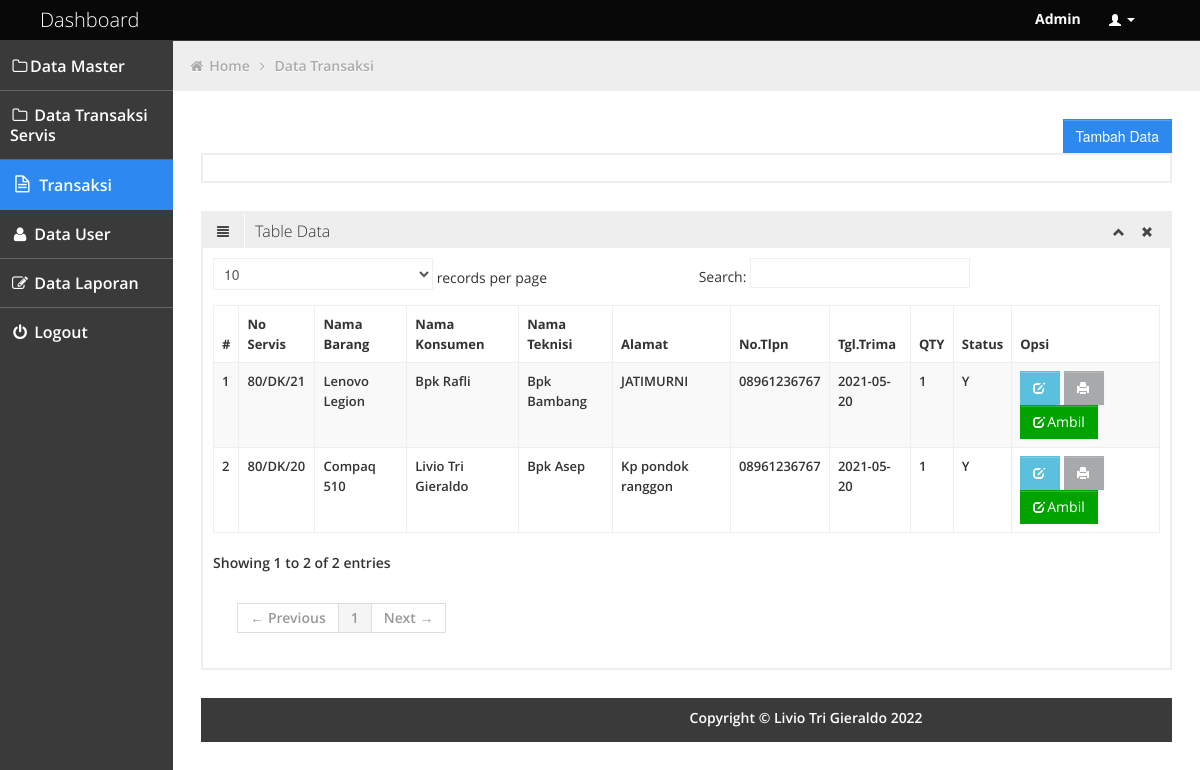
Screenshot of /admin/transaksi.php (signed in) with the database file from the repository.
### tables this page shows
CREATE TABLE `servis_header` (
  `no_servis` int(45) NOT NULL,
  `nm_teknisi` varchar(50) NOT NULL,
  `nm_konsumen` varchar(50) NOT NULL,
  `nm_barang` varchar(50) NOT NULL,
  `alamat` text NOT NULL,
  `telp` varchar(15) NOT NULL,
  `qty` int(11) NOT NULL,
  `tgl_terima` date NOT NULL,
  `tgl_ambil` date DEFAULT NULL,
  `harga` int(11) NOT NULL,
  `status` char(1) NOT NULL
);

### admin/transaksi.php (the view, shortened to what this page needs)
<!DOCTYPE html>
<html lang="en">
<head>
	<link id="bootstrap-style" href="../css/bootstrap.min.css" rel="stylesheet">
	<link href="../css/bootstrap-responsive.min.css" rel="stylesheet">
	<link id="base-style" href="../css/style.css" rel="stylesheet">
	<link id="base-style-responsive" href="../css/style-responsive.css" rel="stylesheet">
	<link rel="stylesheet" type="text/css" href="../css2/font.css">
</head>
<body>
	<?php include 'navbar.php'; ?>
		<div class="container-fluid-full">
				<div class="row-fluid">
					<?php include 'sidebarr.php'; ?>
						<div id="content" class="span10">
								<ul class="breadcrumb">
									<li>
										<i class="icon-home"></i>
										<a href="dashboard.php">Home</a>
										<i class="icon-angle-right"></i>
									</li>
									<li><a href="transaksi.php">Data Transaksi</a></li>
								</ul>
					    <div class="clearfix">
                            <button class="width-35 pull-right btn btn-sm btn-primary" onclick="location.href='tambahtransaksi.php'">
                                <span class="bigger-110">Tambah Data</span>
                            </button>
                    	</div>
		<div class="row-fluid sortable">
				<div class="box span">
			    </div>
			  </div>
			  <div class="row-fluid sortable">
					<div class="box span12">
						<div class="box-header">
							<h2><i class="halflings-icon align-justify"></i><span class="break"></span>Table Data </h2>
							<div class="box-icon">
								<a href="#" class="btn-minimize"><i class="halflings-icon chevron-up"></i></a>
								<a href="#" class="btn-close"><i class="halflings-icon remove"></i></a>
							</div>
						</div>
						<div class="box-content">
							<table class="table table-striped table-bordered bootstrap-datatable datatable">
						    <thead>
						      <tr>
						        <th><font size="2">#</th>
						        <th><font size="2">No Servis</th>
						        <th><font size="2">Nama Barang</th>
						        <th><font size="2">Nama Konsumen</th>
								<th><font size="2">Nama Teknisi</th>
						        <th><font size="2">Alamat</th>
						        <th><font size="2">No.Tlpn</th>
						        <th><font size="2">Tgl.Trima</th>
						        <th><font size="2">QTY</th>
								<th><font size="2">Status</th>
						        <th><font size="2">Opsi</th>
						      </tr>
						    </thead>
						    <tbody>
						    <?php
						    include '../config/koneksi.php';
						    $no = 1;
						    $data = $conn->query("SELECT * FROM servis_header ORDER BY no_servis desc");
						    while ($result = $data->fetch_assoc()){
						    	?>
						      <tr>
						        <td><font size="2"><?php echo $no; ?></td>
						        <td><font size="2"><?php echo "80/DK/".$result ['no_servis']; ?></td>
						        <td><font size="2"><?php echo $result ['nm_barang'] ; ?></td>
						        <td><font size="2"><?php echo $result ['nm_konsumen'] ; ?></td>
								<td><font size="2"><?php echo $result ['nm_teknisi'] ; ?></td>
						        <td><font size="2"><?php echo $result ['alamat'] ; ?></td>
						        <td><font size="2"><?php echo $result ['telp'] ; ?></td>
						        <td><font size="2"><?php echo $result ['tgl_terima'] ; ?></td>
						        <td><font size="2"><?php echo $result ['qty'] ; ?></td>
								<td><font size="2"><?php echo $result ['status'] ; ?></td>
							    <td class="center">
									<a class="btn btn-info" href="edit_transaksi.php?no=<?php echo $result ['no_servis'] ; ?>" title="Edit Data">
										<i class="halflings-icon white edit"></i></a>
									<a class="btn btn-print" href="nota.php?no=<?php echo $result ['no_servis'] ; ?>" title="Print" target="_blank">
										<i class="halflings-icon white print"></i></a>
									<a class="btn btn-success" href="../aksi/proses.php?no=<?php echo $result ['no_servis'] ; ?>" title="Ambil Barang">
										<i class="halflings-icon white edit"></i>Ambil</a>
								</td>
						      </tr>
						      <?php
						      $no++;
						      }
						      ?>
						    </tbody>
			 		      </table>
						</div>
					</div>
				</div>
</body>
</html>
<?php include 'footer.php';?>

### css/style.css (style rules this page uses)
body { background: #F5F5F5; color: #333; border: none; font-family: 'Open Sans', sans-serif; font-weight: 600; }
a { color: #646464; }
h2 { font-size: 16px; line-height: 16px; }
#content { background: #ffffff; filter: none; min-height: 100%; padding: 20px 20px; position: relative; }
.breadcrumb { margin: -28px -28px 28px -28px; line-height: 34px; background: #eee; border: 0px; color: #aaa; -webkit-box-shadow: none; -moz-box-shadow: none; box-shadow: none; -webkit-border-radius: 0px; -moz-border-radius: 0px; border-radius: 0px; }
.breadcrumb a { color: #aaa; text-shadow: 0px 1px 1px #fff; }
.box { border: 2px solid #eee; background: #fff !important; margin-bottom: 28px; }
.box-header { height: 16px; font-size: 16px; line-height: 16px; padding: 10px; background: #eee; -webkit-box-shadow: none; -moz-box-shadow: none; box-shadow: none; overflow: hidden; }
.box-header h2 { float:left; margin-top: 0px; font-weight: 300; }
.box-header h2 i { margin: 0px 3px 0px 4px; opacity: .8; filter: alpha(opacity=80); -ms-filter:"progid:DXImageTransform.Microsoft.Alpha(Opacity=80)"; }
.box-header .box-icon { float:right; margin-top: 1px; }
.box-header .box-icon i { -webkit-transition: all 0.1s ease-in-out; -moz-transition: all 0.1s ease-in-out; -o-transition: all 0.1s ease-in-out; -ms-transition: all 0.1s ease-in-out; transition: all 0.1s ease-in-out; opacity: .8; filter: alpha(opacity=80); -ms-filter:"progid:DXImageTransform.Microsoft.Alpha(Opacity=80)"; }
.box-header .box-icon a { margin: 0px 5px; }
.box-content { position: relative; z-index: 50; margin-top: -1px; padding: 10px; background: #fff !important; }
.btn { display: inline-block; padding: 6px 12px; margin-bottom: 0; font-size: 14px; font-weight: 500; line-height: 20px; text-align: center; white-space: nowrap; vertical-align: middle; cursor: pointer; border: 1px solid #a7a9aa; -webkit-border-radius: 0px !important; border-radius: 0px !important; }
.btn i { margin-top: 2px; }
.btn { color: #ffffff; background-color: #a7a9aa; border-color: #a7a9aa; background-image: none; filter: none; text-shadow: none; }
.btn-primary { background-color: #2D89EF; border-color: #2D89EF; }
.btn-success { background-color: #00A300; border-color: #00A300; }
.btn-info { background-color: #5bc0de; border-color: #5bc0de; }
.table th, .table td { border-top: 1px solid #eee; }
.table-bordered { border-color: #eee; -webkit-border-radius: 0px !important; -moz-border-radius: 0px !important; border-radius: 0px !important; }
.table-bordered th, .table-bordered td { border-left: 1px solid #eee; }
.table-bordered thead:first-child tr:first-child > th:first-child, .table-bordered tbody:first-child tr:first-child > td:first-child, .table-bordered tbody:first-child tr:first-child > th:first-child { -webkit-border-radius: 0px !important; -moz-border-radius: 0px !important; border-radius: 0px !important; }
.table-bordered thead:first-child tr:first-child > th:last-child, .table-bordered tbody:first-child tr:first-child > td:last-child, .table-bordered tbody:first-child tr:first-child > th:last-child { -webkit-border-radius: 0px !important; -moz-border-radius: 0px !important; border-radius: 0px !important; }
.table-bordered thead:last-child tr:last-child > th:first-child, .table-bordered tbody:last-child tr:last-child > td:first-child, .table-bordered tbody:last-child tr:last-child > th:first-child, .table-bordered tfoot:last-child tr:last-child > td:first-child, .table-bordered tfoot:last-child tr:last-child > th:first-child { -webkit-border-radius: 0px !important; -moz-border-radius: 0px !important; border-radius: 0px !important; }
.table-bordered thead:last-child tr:last-child > th:last-child, .table-bordered tbody:last-child tr:last-child > td:last-child, .table-bordered tbody:last-child tr:last-child > th:last-child, .table-bordered tfoot:last-child tr:last-child > td:last-child, .table-bordered tfoot:last-child tr:last-child > th:last-child { -webkit-border-radius: 0px !important; -moz-border-radius: 0px !important; border-radius: 0px !important; }

### css/style-responsive.css (style rules this page uses)
@media (min-width: 1200px) { .container-fluid-full { overflow: hidden; position: relative; height: 100%; } }
@media (min-width: 1200px) { #content { width: 85.578%; padding: 28px; margin: 0px 0px; margin-left: 14.422% !important; } }

### rows the page displays
servis_header: no_servis "21", nm_barang "Lenovo Legion", nm_konsumen "Bpk Rafli", nm_teknisi "Bpk Bambang", alamat "JATIMURNI", telp "08961236767", tgl_terima "2021-05-20", qty "1", status "Y"
servis_header: no_servis "20", nm_barang "Compaq 510", nm_konsumen "Livio Tri Gieraldo", nm_teknisi "Bpk Asep", alamat "Kp pondok ranggon", telp "08961236767", tgl_terima "2021-05-20", qty "1", status "Y"

### other values shown
$_SESSION['level'] "Admin"
